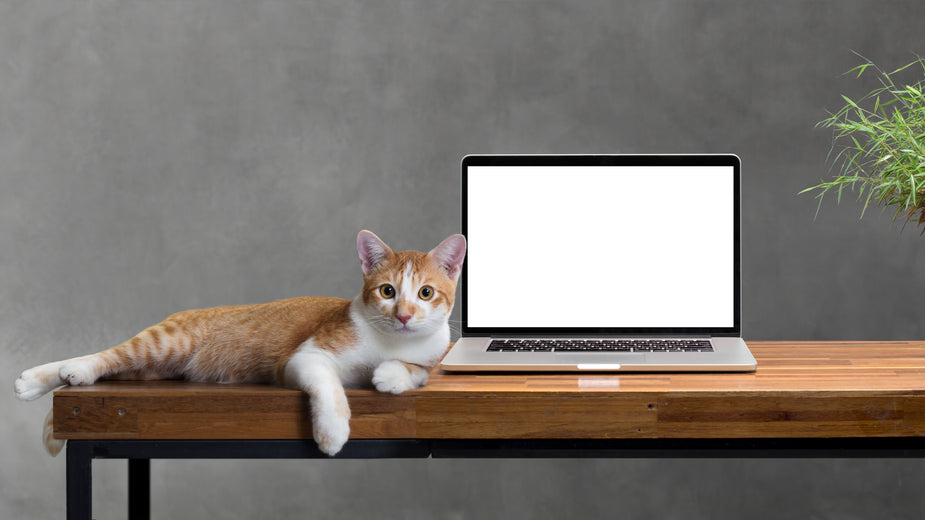
#> input picture team_hatakeyama_phase2/multimodal/LLaVA-JP/imgs/sample1.jpg, 925 x 520 px
$ python resize_images.py ../imgs out 100
#> lines starting #> are read from the running program, lines starting #| are printed output that depends on the picture
#> in process_image, img is the input picture: PIL image 925x520 RGB; mean R, G, B 126.5, 120.3, 113.9
"""
python tools/resize_images.py ./image_test/origin ./image_test/resize 768 --num_processes 4
"""

import argparse
import concurrent.futures
import os

from PIL import Image
from tqdm import tqdm


def resize_image(image, max_size):
    # 元の解像度を取得
#> called with max_size = 100
    original_width, original_height = image.size
#> original_width = 925; original_height = 520

    # 比率を計算
    aspect_ratio = original_width / original_height
#> aspect_ratio = 1.78

    # 新しいサイズを計算
    if original_width > original_height:
        if original_width > max_size:
            new_width = max_size
            new_height = int(new_width / aspect_ratio)
#> new_height = 56
        else:
            new_width = original_width
            new_height = original_height
    else:
        if original_height > max_size:
            new_height = max_size
            new_width = int(new_height * aspect_ratio)
        else:
            new_width = original_width
            new_height = original_height

    return image.resize((new_width, new_height), Image.Resampling.LANCZOS)
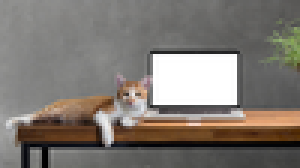
#> returned value: PIL image 100x56 RGB (shown 3 times larger); mean R, G, B 126.4, 120.2, 113.8


def process_image(filename, input_directory, output_directory, max_size):
    input_file_path = os.path.join(input_directory, filename)
    output_file_path = os.path.join(output_directory, filename)

    # 画像を開く
    with Image.open(input_file_path) as img:
        # 画像をリサイズ
        resized_img = resize_image(img, max_size)

        # リサイズした画像を出力ディレクトリに保存
        resized_img.save(output_file_path)


def resize_images_in_directory(
    input_directory, output_directory, max_size, num_processes
):
    # 出力ディレクトリが存在しない場合は作成
    if not os.path.exists(output_directory):
        os.makedirs(output_directory)

    # 入力ディレクトリ内のすべてのファイルを取得
    filenames = [
        filename
        for filename in os.listdir(input_directory)
        if filename.lower().endswith(".jpg")
    ]

    # マルチプロセス処理で画像をリサイズ
    with concurrent.futures.ProcessPoolExecutor(max_workers=num_processes) as executor:
        list(
            tqdm(
                executor.map(
                    process_image,
                    filenames,
                    [input_directory] * len(filenames),
                    [output_directory] * len(filenames),
                    [max_size] * len(filenames),
                ),
                total=len(filenames),
            )
        )
#> call 2 of process_image, with filename = 'sample2.jpg', input_directory = '../imgs', output_directory = 'out', max_size = 100
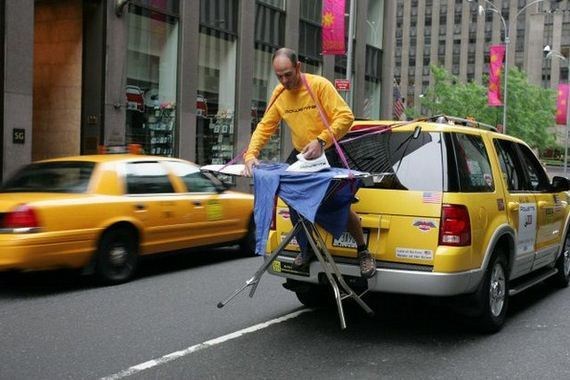
#> input picture team_hatakeyama_phase2/multimodal/LLaVA-JP/imgs/sample2.jpg, 570 x 380 px
#> in process_image, img is the input picture: PIL image 570x380 RGB; mean R, G, B 99, 92, 76.7
#> call 2 of resize_image, with max_size = 100
#> in resize_image (call 2), `return image.resize((new_width, new_height), Image.Resampling.LANCZOS)`:
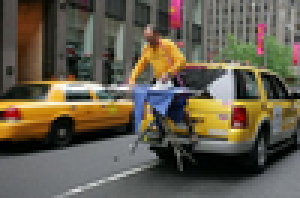
#> returned value: PIL image 100x66 RGB (shown 3 times larger); mean R, G, B 99.1, 92, 76.8


def main():
    parser = argparse.ArgumentParser(
        description="Resize .jpg images in a directory to a max size while maintaining aspect ratio."
    )
    parser.add_argument("input_directory", type=str, help="Path to the input directory")
    parser.add_argument(
        "output_directory", type=str, help="Path to the output directory"
    )
    parser.add_argument(
        "image_size", type=int, help="Max size for the longest edge of the image"
    )
    parser.add_argument(
        "--num_processes",
        type=int,
        default=None,
        help="Number of processes to use for parallel processing",
    )

    args = parser.parse_args()

    resize_images_in_directory(
        args.input_directory, args.output_directory, args.image_size, args.num_processes
    )


if __name__ == "__main__":
    main()
